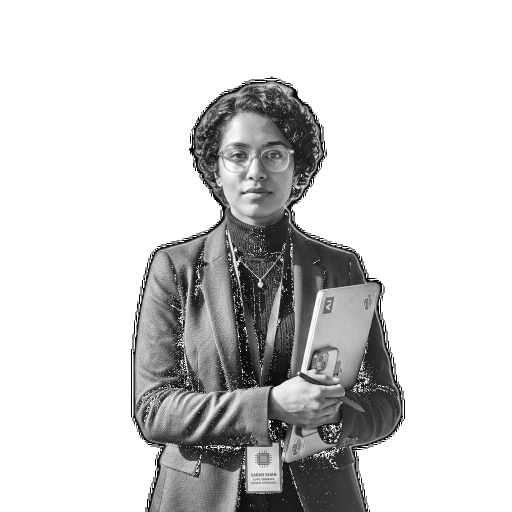
#> input picture source-prepped.png, 1024 x 1024 px, found by its file name (shown at 1/2 size)
$ python make_ascii_svg.py
#> lines starting #> are read from the running program, lines starting #| are printed output that depends on the picture
import cv2
import numpy as np

RAMP = " .`:-=+*cs#%@"

def make_ascii_svg(input_path, output_path, width=70, char_aspect_ratio=0.5):
    # Read the prepped grayscale image
#> called with input_path = 'source-prepped.png', output_path = 'avi-ascii.svg', width = 70, char_aspect_ratio = 0.5
    img = cv2.imread(input_path, cv2.IMREAD_GRAYSCALE)
#> img is the input picture: shape (1024, 1024); min 4, max 255, mean 209.9
    if img is None:
        print(f"Error loading {input_path}")
        return

    # Calculate new height to preserve aspect ratio, adjusting for character dimensions
    original_height, original_width = img.shape
#> original_height = 1024; original_width = 1024
    aspect_ratio = original_height / float(original_width)
#> aspect_ratio = 1
    height = int(width * aspect_ratio * char_aspect_ratio)
#> height = 35

    # Resize image
    resized_img = cv2.resize(img, (width, height))
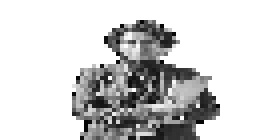
#> resized_img: shape (35, 70) (shown 4 times larger); min 4, max 255, mean 210

    # Map pixels to ASCII
    # Image is grayscale (0-255). We want 255 (white) to map to RAMP[0] (' ')
    # and 0 (black) to map to RAMP[-1] ('@').
    # So we can just invert it or map directly.
    # 0 -> len-1, 255 -> 0
    ascii_grid = []
    ramp_len = len(RAMP)

    for row in resized_img:
        ascii_row = ""
        for pixel in row:
            # Map 0-255 to 0-(ramp_len-1)
            # 255 -> 0, 0 -> ramp_len-1
            index = int((255 - pixel) / 255.0 * (ramp_len - 1))
            ascii_row += RAMP[index]
        ascii_grid.append(ascii_row)
#> this loop made 35 passes
#> after the loop, ascii_grid = 35 items

    # SVG parameters
    font_size = 12
    line_height = 14
    svg_width = width * 7.2  # Approximate width of a monospace char
    svg_height = height * line_height + 20
#> svg_height = 510

    type_dur = 0.04 # seconds per line

    svg_lines = []
    svg_lines.append(f'<svg xmlns="http://www.w3.org/2000/svg" viewBox="0 0 {svg_width} {svg_height}" width="{svg_width}" height="{svg_height}">')
    svg_lines.append('  <style>')
    svg_lines.append('    .ascii { font-family: monospace; font-size: ' + str(font_size) + 'px; fill: #a8b2bd; white-space: pre; }')
    svg_lines.append('    .cursor { fill: #a8b2bd; }')
    svg_lines.append('  </style>')
    svg_lines.append('  <defs>')

    # Generate clip paths for each row
    for i in range(height):
        begin_time = i * type_dur
        svg_lines.append(f'    <clipPath id="wipe-{i}">')
        svg_lines.append(f'      <rect x="0" y="{i*line_height}" width="0" height="{line_height}">')
        svg_lines.append(f'        <animate attributeName="width" from="0" to="{svg_width}" begin="{begin_time}s" dur="{type_dur}s" fill="freeze" />')
        svg_lines.append(f'      </rect>')
        svg_lines.append(f'    </clipPath>')
    svg_lines.append('  </defs>')

    # Add text rows
    svg_lines.append('  <g class="ascii">')
    for i, row in enumerate(ascii_grid):
        # Escape special XML chars if any (though RAMP chars are mostly safe, '&' and '<' are not in our RAMP)
        row_safe = row.replace('&', '&amp;').replace('<', '&lt;').replace('>', '&gt;')
        y_pos = (i + 1) * line_height
        svg_lines.append(f'    <text x="0" y="{y_pos}" clip-path="url(#wipe-{i})">{row_safe}</text>')
#> this loop made 35 passes
#> y_pos on passes 1 to 12: 14, 28, 42, 56, 70, 84, 98, 112, 126, 140, 154, 168
#> after the loop, svg_lines = 218 items
    svg_lines.append('  </g>')

    # Add cursor block
    for i in range(height):
        begin_time = i * type_dur
        y_pos = i * line_height + 2
        # Cursor appears at start of line, moves across, then disappears
        svg_lines.append(f'  <rect x="0" y="{y_pos}" width="7" height="{font_size}" class="cursor" opacity="0">')
        svg_lines.append(f'    <set attributeName="opacity" to="1" begin="{begin_time}s" />')
        svg_lines.append(f'    <animate attributeName="x" from="0" to="{svg_width}" begin="{begin_time}s" dur="{type_dur}s" />')
        svg_lines.append(f'    <set attributeName="opacity" to="0" begin="{begin_time + type_dur}s" />')
        svg_lines.append(f'  </rect>')
#> after the loop, svg_lines = 394 items

    svg_lines.append('</svg>')

    with open(output_path, "w") as f:
        f.write("\n".join(svg_lines))
    print(f"Generated {output_path}")

if __name__ == "__main__":
    make_ascii_svg("source-prepped.png", "avi-ascii.svg")
